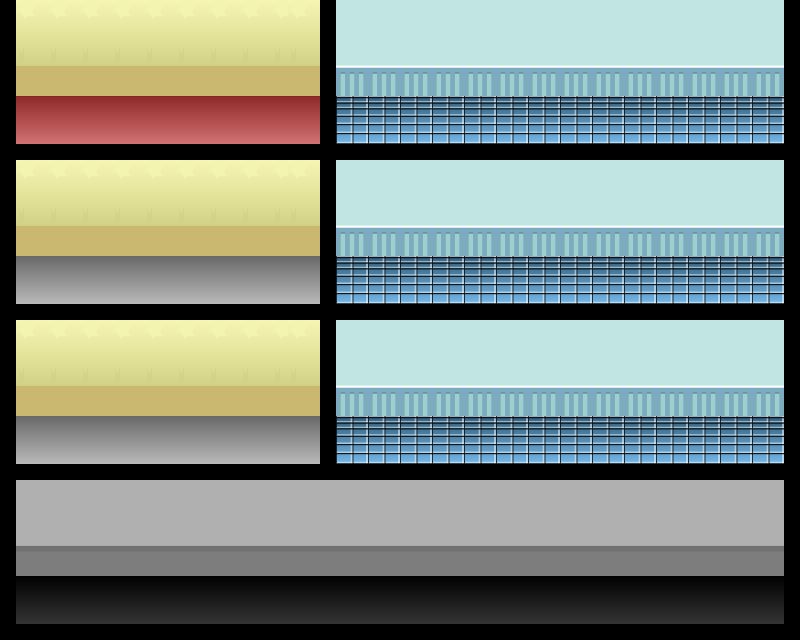

A level layout from a 2D game, rendered from its tile map. Below: a short description, then the map file with tile-grid data replaced by summaries:
An orthogonal 50x40 tile map with 16x16 px tiles, 2 tile layers (background, collide), 5 hidden layers not drawn, 3 tilesets.

<map version="1.0" orientation="orthogonal" width="50" height="40" tilewidth="16" tileheight="16">
 <tileset firstgid="1" name="tileset" tilewidth="16" tileheight="16">
  <image source="tileset.png" width="16" height="16" />
 </tileset>
 <tileset firstgid="2" name="floor" tilewidth="16" tileheight="16">
  <image source="floor.png" width="128" height="48" />
 </tileset>
 <tileset firstgid="26" name="wall" tilewidth="16" tileheight="16">
  <image source="wall.png" width="96" height="96" />
 </tileset>
 <layer name="background" width="50" height="40">
  <data>[2000 cells, 1701 non-empty, 54 distinct tile ids]</data>
 </layer>
 <layer name="collide" width="50" height="40">
  <data>[2000 cells, 299 non-empty, 1 distinct tile ids]</data>
 </layer>
 <layer name="door" width="50" height="40" visible="0">
  <data>[2000 cells, 8 non-empty, 1 distinct tile ids]</data>
 </layer>
 <layer name="phone" width="50" height="40" visible="0">
  <data>[2000 cells, 4 non-empty, 1 distinct tile ids]</data>
 </layer>
 <layer name="sysadmin" width="50" height="40" visible="0">
  <data>[2000 cells, 1 non-empty, 1 distinct tile ids]</data>
 </layer>
 <layer name="atm" width="50" height="40" visible="0">
  <data>[2000 cells, 3 non-empty, 1 distinct tile ids]</data>
 </layer>
 <layer name="secre" width="50" height="40" visible="0">
  <data>[2000 cells, 7 non-empty, 1 distinct tile ids]</data>
 </layer>
</map>
